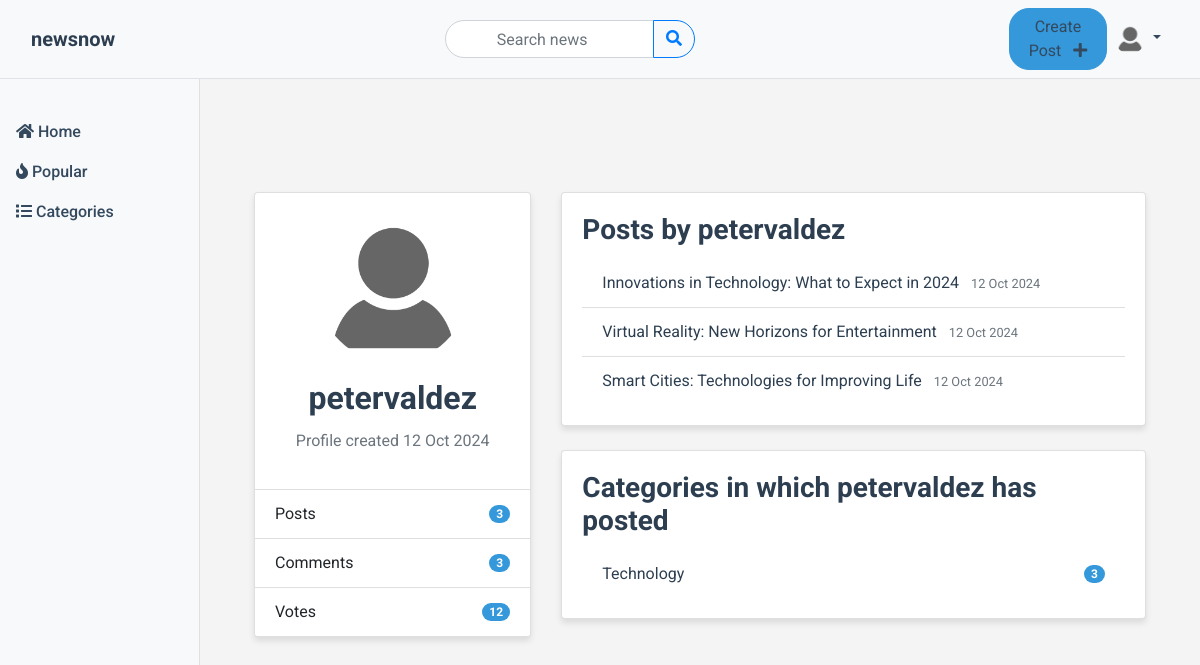
/profile/petervaldez/, run on the app's committed database.
### news/models.py (models this page shows, shortened)
class Profile(models.Model):
    user = models.OneToOneField(User, on_delete=models.CASCADE)
    avatar = models.ImageField(default='avatars/default_avatar.jpg', upload_to='avatars/')

class Post(models.Model):
    title = models.CharField(max_length=255)
    content = models.TextField()
    created_at = models.DateTimeField(default=timezone.now)
    updated_at = models.DateTimeField(auto_now=True)
    author = models.ForeignKey(User, on_delete=models.CASCADE)
    category = models.ForeignKey('Category', on_delete=models.SET_NULL, null=True)

class Category(models.Model):
    name = models.CharField(max_length=100, unique=True)
    creator = models.ForeignKey(User, on_delete=models.CASCADE)

### news/views.py (the view)
# urls.py: path('profile/<str:username>/', views.profile, name='profile'),
def profile(request, username):
    user = get_object_or_404(User, username=username)
    profile = get_object_or_404(Profile, user=user)
    posts = Post.objects.filter(author=user)
    posts_count = posts.count()
    comments_count = Comment.objects.filter(author=user).count()
    votes_count = Vote.objects.filter(user=user).count()
    if request.method == 'POST':
        form = AvatarForm(request.POST, request.FILES, instance=profile)
        if form.is_valid():
            compressed_image = profile.compress_image(form.cleaned_data['avatar'])
            resized_image = profile.resize_image(compressed_image)
            profile.avatar = resized_image
            profile.save()
            return redirect('profile', username=user.username)
    else:
        form = AvatarForm(instance=profile)
    context = {
        'user': user,
        'posts': posts,
        'posts_count': posts_count,
        'comments_count': comments_count,
        'votes_count': votes_count,
        'form': form,
        'is_own_profile': request.user == user,
        'categories': posts.values('category__name', 'category__id').annotate(post_count=Count('id')),
    }
    return render(request, 'news/profile.html', context)

### news/forms.py (shortened to what this page needs)
class AvatarForm(forms.ModelForm):
    class Meta:
        model = Profile
        fields = ['avatar']
        labels = {
            'avatar': 'Avatar',
        }
        help_texts = {
            'avatar': 'Select an image for your avatar.',
        }

### news/templates/news/profile.html (shortened to what this page needs)
{% extends 'news/base.html' %}
{% load static %}
{% block extra_css %}
    <link rel="stylesheet" href="{% static 'css/profile.css' %}">
{% endblock %}
{% block content %}
<div class="container mt-4">
    <div class="row">
        <div class="col-md-4">
            <div class="card mb-4">
                <div class="card-body text-center">
                    {% if user.profile.avatar %}
                        <img src="{{ user.profile.avatar.url }}" alt="{{ user.username }}'s avatar" class="rounded-circle img-fluid mb-3" style="width: 150px; height: 150px; object-fit: cover;">
                    {% else %}
                        <img src="{% static 'images/default-avatar.png' %}" alt="Default avatar" class="rounded-circle img-fluid mb-3" style="width: 150px; height: 150px; object-fit: cover;">
                    {% endif %}
                    <h2 class="card-title">{{ user.username }}</h2>
                    <p class="text-muted">Profile created {{ user.date_joined|date:"d M Y" }}</p>
                </div>
                <ul class="list-group list-group-flush">
                    <li class="list-group-item d-flex justify-content-between align-items-center">
                        Posts
                        <span class="badge badge-primary badge-pill">{{ posts_count }}</span>
                    </li>
                    <li class="list-group-item d-flex justify-content-between align-items-center">
                        Comments
                        <span class="badge badge-primary badge-pill">{{ comments_count }}</span>
                    </li>
                    <li class="list-group-item d-flex justify-content-between align-items-center">
                        Votes
                        <span class="badge badge-primary badge-pill">{{ votes_count }}</span>
                    </li>
                </ul>
            </div>
        </div>
        <div class="col-md-8">
            <div class="card mb-4">
                <div class="card-body">
                    <h3 class="card-title">Posts by {{ user.username }}</h3>
                    <ul class="list-group list-group-flush">
                        {% for post in posts %}
                        <li class="list-group-item">
                            <a href="{% url 'post_detail' post.id %}">{{ post.title }}</a>
                            <small class="text-muted ml-2">{{ post.created_at|date:"d M Y" }}</small>
                        </li>
                        {% empty %}
                        <li class="list-group-item">No posts yet.</li>
                        {% endfor %}
                    </ul>
                </div>
            </div>
            <div class="card">
                <div class="card-body">
                    <h3 class="card-title">Categories in which {{ user.username }} has posted</h3>
                    <ul class="list-group list-group-flush">
                        {% for category in categories %}
                        <li class="list-group-item d-flex justify-content-between align-items-center">
                            <a href="{% url 'category_posts' category.category__id %}">{{ category.category__name }}</a>
                            <span class="badge badge-primary badge-pill">{{ category.post_count }}</span>
                        </li>
                        {% empty %}
                        <li class="list-group-item">No categories yet.</li>
                        {% endfor %}
                    </ul>
                </div>
            </div>
        </div>
    </div>
</div>
{% endblock %}

### news/templates/news/base.html (shortened to what this page needs)
{% load static %}
<!DOCTYPE html>
<html lang="en">
<head>
    <link href="https://stackpath.bootstrapcdn.com/bootstrap/4.5.2/css/bootstrap.min.css" rel="stylesheet">
    <link href="https://cdnjs.cloudflare.com/ajax/libs/font-awesome/5.15.4/css/all.min.css" rel="stylesheet">
    <link rel="stylesheet" href="{% static 'css/styles.css' %}">
    {% block extra_css %}{% endblock %}
</head>
<body class="d-flex flex-column min-vh-100">
    <nav class="navbar navbar-expand-lg navbar-light bg-light fixed-top">
        <div class="container-fluid">
            <a class="navbar-brand" href="{% url 'post_list' %}">newsnow</a>
            <div class="collapse navbar-collapse justify-content-center" id="navbarNav">
                <form class="form-inline my-2 my-lg-0 search-form" method="GET" action="{% url 'post_list' %}">
                    <div class="input-group">
                        <input class="form-control" type="search" placeholder="Search news" aria-label="Search" name="q" value="{{ request.GET.q }}">
                        <div class="input-group-append">
                            <button class="btn btn-outline-dark" type="submit">
                                <i class="fas fa-search"></i>
                            </button>
                        </div>
                    </div>
                </form>
                <ul class="navbar-nav ml-auto align-items-center">
                    {% if user.is_authenticated %}
                        <li class="nav-item">
                            <a class="nav-link btn btn-primary text-white create-post-btn" href="{% url 'post_create' %}">
                                Create Post <i class="fas fa-plus ml-2"></i>
                            </a>
                        </li>
                        <li class="nav-item dropdown">
                            <a class="nav-link dropdown-toggle" href="#" id="navbarDropdown" role="button" data-toggle="dropdown" aria-haspopup="true" aria-expanded="false">
                                <img src="{{ user.profile.avatar.url }}" alt="Avatar" class="rounded-circle" width="30" height="30">
                            </a>
                        </li>
                    {% else %}
                        <li class="nav-item">
                            <a class="nav-link" href="{% url 'login' %}">Login</a>
                        </li>
                    {% endif %}
                </ul>
            </div>
        </div>
    </nav>
    <div class="container-fluid">
        <div class="row">
            <nav class="col-md-3 col-lg-2 d-none d-lg-block bg-light sidebar">
                <div class="sidebar-sticky">
                    <ul class="nav flex-column">
                        <li class="nav-item">
                            <a class="nav-link" href="{% url 'post_list' %}">
                                <i class="fas fa-home"></i> Home
                            </a>
                        </li>
                        <li class="nav-item">
                            <a class="nav-link" href="{% url 'popular_posts' %}">
                                <i class="fas fa-fire"></i> Popular
                            </a>
                        </li>
                        <li class="nav-item">
                            <a class="nav-link" href="{% url 'category_list' %}">
                                <i class="fas fa-list"></i> Categories
                            </a>
                        </li>
                    </ul>
                </div>
            </nav>
            <main role="main" class="col-md-9 ml-sm-auto col-lg-10 px-md-4">
                <div class="container mt-5 pt-3">
                    {% block content %}
                    {% endblock %}
                </div>
            </main>
        </div>
    </div>
</body>
</html>

### news/static/css/styles.css (style rules this page uses)
body { font-family: 'Roboto', sans-serif; background-color: #f4f4f4; padding-top: 56px; }
.navbar { border-bottom: 1px solid #dee2e6; }
.navbar-brand { font-weight: bold; color: #2c3e50 !important; }
.nav-link { color: #34495e !important; }
.search-form { position: relative; margin: 20px 0; max-width: 100%; width: 100%; display: flex; justify-content: center; }
.form-control { background-color: #ffffff; border-radius: 20px; text-align: center; border: 1px solid #ced4da; color: #495057; }
.form-control::placeholder { color: #6c757d; text-align: center; }
.btn-outline-dark { border-radius: 20px; border-color: #007bff; color: #007bff; }
.create-post-btn { border-radius: 20px; background-color: #007bff; transition: all 0.3s ease; border-color: #3498db; padding: 0.375rem 1rem; margin: 0 auto; }
.sidebar { position: fixed; top: 56px; bottom: 0; left: 0; z-index: 100; padding: 48px 0 0; box-shadow: inset -1px 0 0 rgba(0, 0, 0, .1); background-color: #f8f9fa !important; }
.sidebar-sticky { position: relative; top: 0; height: calc(100vh - 48px); padding-top: .5rem; overflow-x: hidden; overflow-y: auto; }
.sidebar .nav-link { font-weight: 500; color: #212529; }
main { padding-top: 48px; }

### news/static/css/profile.css (style rules this page uses)
.card-title { color: #2c3e50; font-weight: bold; }
.badge-primary { background-color: #3498db; }
.list-group-item a { color: #2c3e50; text-decoration: none; }
.card { box-shadow: 0 4px 6px rgba(0, 0, 0, 0.1); transition: all 0.3s ease; }
.btn-primary { background-color: #3498db; border-color: #3498db; }

### data on the page
Post: title "Innovations in Technology: What to Expect in 2024", created_at "12 Oct 2024"
Post: title "Virtual Reality: New Horizons for Entertainment", created_at "12 Oct 2024"
Post: title "Smart Cities: Technologies for Improving Life", created_at "12 Oct 2024"
Category: category__name "Technology", post_count "3"

### other printed values
{{ user.username }} "petervaldez"
{{ user.date_joined|date:"d M Y" }} "12 Oct 2024"
{{ posts_count }} "3"
{{ comments_count }} "3"
{{ votes_count }} "12"
